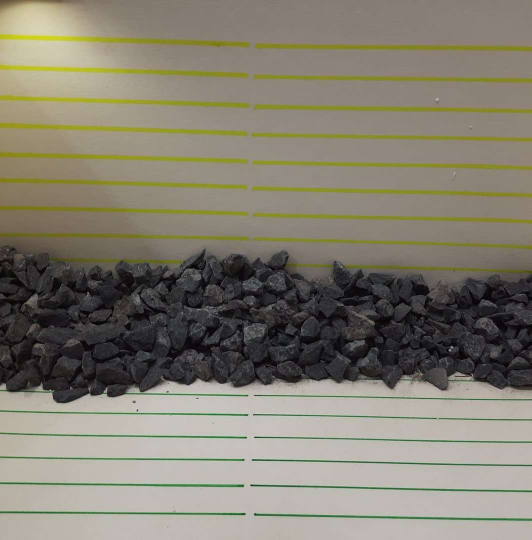
#> input picture Cygnet_Project/Images/cropped_images/3638.png, 1063 x 1080 px, found by its file name (shown at 1/2 size)
$ jupyter execute --allow-errors Scrap_volume_update_Yash.ipynb
#> lines starting #> are read from the running program, lines starting #| are printed output that depends on the picture; after the words box and inside, x2 and y2 are one past the last pixel; in counts of white or black regions, pixels touching at a corner belong together
[cell 1]
import numpy as np
import cv2
from google.colab.patches import cv2_imshow
import matplotlib.pyplot as plt
import albumentations as a
import warnings
from PIL import Image
import os
from pathlib import Path
from os import listdir
warnings.filterwarnings('ignore')

[cell 2]
class Lines:
  def __init__(self):
    return None

  ##### Volume Block
  def volume(self, filepath):
    self.filepath = filepath
    img = cv2.imread(self.filepath)


    ### Detect the Yellow color lines
    gr_img = cv2.cvtColor(img, cv2.COLOR_BGR2HSV)
    lower_range = np.array([25,100,20])
    upper_range = np.array([35,255,233])
    maskr = cv2.inRange(gr_img, lower_range, upper_range)


    ### Detect the Green color lines
    lower_range = np.array([40,25,20])
    upper_range = np.array([75,255, 255])
    maskg = cv2.inRange(gr_img, lower_range, upper_range)


    ### Joined the broken Green lines
    kernel = np.ones((1,20), np.uint8)
    d_im = cv2.dilate(maskg, kernel, iterations=2)
    e_img = cv2.erode(d_im, kernel, iterations=3)


    ### Remove the Folders
    !rm -rf "/content/masked_cropped_images"
    !rm -rf "/content/masked_images"


    ### Joined the broken Yellow lines
    kernel = np.ones((1,20), np.uint8)
    d_im = cv2.dilate(maskr, kernel, iterations=2)
    e_imr = cv2.erode(d_im, kernel, iterations=2)
    if not os.path.exists("/content/masked_images/"):
      os.mkdir("/content/masked_images/")
    cv2.imwrite("/content/masked_images/resultr.png",e_imr)
    cv2.imwrite("/content/masked_images/resultg.png",e_img)
    filepath = "/content/masked_images"


    ### Cropped the images vertically into 20 groups
    for i in os.listdir(filepath):
      if not i.startswith("."):
        input = filepath +"/"+ i
        filename, file_extension = os.path.splitext(input)
        im = Image.open(input)
        imgwidth, imgheight = im.size
        height = imgheight // 1
        width = imgwidth // 20
        for k in range(0, 1):
          for j in range(0, 20):
            box = (j * width, k * height, (j + 1) * width, (k + 1) * height)
            a = im.crop(box)
            if not os.path.exists("/content/masked_cropped_images/"):
              os.mkdir("/content/masked_cropped_images/")
            if not os.path.exists("/content/masked_cropped_images/"+i[:-4]):
              os.mkdir("/content/masked_cropped_images/"+i[:-4])
            a.save("/content/masked_cropped_images/" + i[:-4]+"/" + str(k) + "-" + str(j) + file_extension)


    ### Counted the lines
    filepath = "/content/masked_cropped_images/"
    h1r = 0
    f1r = 0
    for i in os.listdir(filepath):
      h1 = 0
      f1 = 0
      imagepath = "/content/masked_cropped_images/"+i
      for j in os.listdir(imagepath):
        full_ipath = cv2.imread(imagepath+"/"+j,0)
        h,f = cv2.threshold(full_ipath, 80, 255, cv2.THRESH_BINARY_INV)
        contours, hierarchy = cv2.findContours(f, cv2.RETR_EXTERNAL, cv2.CHAIN_APPROX_SIMPLE)
        lenr = len(contours) - 1
        lenr = 10 - lenr
        if(i == "resultr"):
          h1 = h1+lenr
          h1r = h1
        elif(i == "resultg"):
          f1 = f1+lenr
          f1r = f1


    ### Counted the Volume
    hf = ((((h1r/20)+1)*3)*(((f1r/20)+1)*3))
    print("Volume = ",(hf*0.5)*53.25)


    ### Remove the Folders
    !rm -rf "/content/masked_cropped_images"
    !rm -rf "/content/masked_images"


  ##### Metadata Block
  def metadata(self, filepath):
#> called with filepath = '/content/test_image/3638.png'
    self.filepath = filepath
    basename = os.path.basename(self.filepath)
    path = Path(basename).stem
    img = cv2.imread(self.filepath)
#> img is the input picture: shape (1080, 1063, 3); mean B, G, R 113.2, 127.7, 132.2


    ### Detect the Yellow color lines
    gr_img = cv2.cvtColor(img, cv2.COLOR_BGR2HSV)
#> gr_img: shape (1080, 1063, 3); mean H, S, V 39.5, 41.9, 133.8
    lower_range = np.array([25,100,20])
    upper_range = np.array([35,255,233])
    maskr = cv2.inRange(gr_img, lower_range, upper_range)
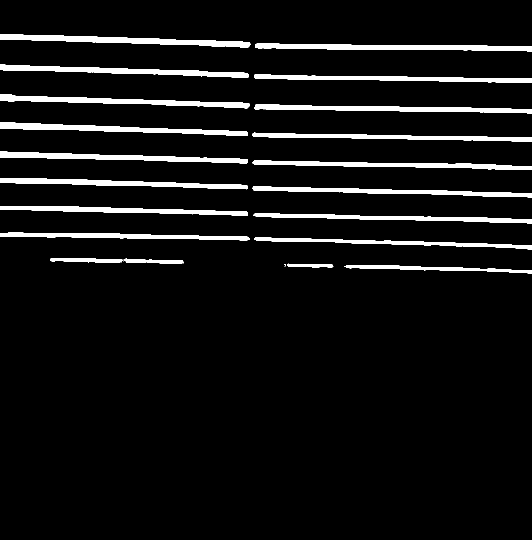
#> maskr: shape (1080, 1063) (shown at 1/2 size); 6.8% white; 22 white regions (2 under 20 px), largest, box (x1, y1, x2, y2) and area: (0, 68, 501, 95) 5453, (511, 87, 1063, 103) 5282, (0, 128, 498, 156) 4968


    ### Detect the Green color lines
    lower_range = np.array([40,25,20])
    upper_range = np.array([75,255, 255])
    maskg = cv2.inRange(gr_img, lower_range, upper_range)
#> maskg: shape (1080, 1063); 3.4% white; 39 white regions (19 under 20 px), largest, box (x1, y1, x2, y2) and area: (509, 1026, 1063, 1044) 4088, (0, 963, 490, 976) 3900, (0, 1020, 494, 1033) 3680
    if not os.path.exists("/content/"+path):
      os.mkdir("/content/"+path)
    if not os.path.exists("/content/"+path+"/masked_images/"):
      os.mkdir("/content/"+path+"/masked_images/")
    if not os.path.exists("/content/"+path+"/masked_images/result"):
      os.mkdir("/content/"+path+"/masked_images/result")
    cv2.imwrite("/content/"+path+"/masked_images/result/yellow.png",maskr)
    cv2.imwrite("/content/"+path+"/masked_images/result/green.png",maskg)


    ### Joined the broken Green lines
    kernel = np.ones((1,20), np.uint8)
    d_im = cv2.dilate(maskg, kernel, iterations=2)
#> d_im: shape (1080, 1063); 4.1% white; 17 white regions, largest, box (x1, y1, x2, y2) and area: (0, 1020, 1063, 1044) 8894, (0, 963, 1063, 986) 8518, (0, 864, 1063, 888) 7620
    e_img = cv2.erode(d_im, kernel, iterations=3)
#> e_img: shape (1080, 1063); 3.4% white; 12 white regions (1 under 20 px), largest, box (x1, y1, x2, y2) and area: (0, 1020, 1063, 1043) 7862, (0, 963, 1063, 985) 7441, (0, 864, 1063, 888) 6534


    ### Joined the broken Yellow lines
    kernel = np.ones((1,20), np.uint8)
    d_im = cv2.dilate(maskr, kernel, iterations=2)
#> d_im: shape (1080, 1063); 7.8% white; 10 white regions, largest, box (x1, y1, x2, y2) and area: (0, 68, 1063, 103) 11771, (0, 188, 1063, 227) 10928, (0, 128, 1063, 166) 10709
    e_imr = cv2.erode(d_im, kernel, iterations=2)
#> e_imr: shape (1080, 1063); 7% white; 10 white regions, largest, box (x1, y1, x2, y2) and area: (0, 68, 1063, 103) 10879, (0, 188, 1063, 227) 9908, (0, 128, 1063, 166) 9705
    if not os.path.exists("/content/"+path+"/masked_images/"):
      os.mkdir("/content/"+path+"/masked_images/")
    if not os.path.exists("/content/"+path+"/masked_images/joined"):
      os.mkdir("/content/"+path+"/masked_images/joined")
    cv2.imwrite("/content/"+path+"/masked_images/joined/yellow.png",e_imr)
    cv2.imwrite("/content/"+path+"/masked_images/joined/green.png",e_img)
    filepath = "/content/"+path+"/masked_images/joined"


    ### Draw and save the contours of joined images
    for j in os.listdir(filepath):
        img = filepath+"/"+j
        image = cv2.imread(img,0)
        thresh = cv2.threshold(image, 120, 255, cv2.THRESH_BINARY_INV)[1]

        cnts = cv2.findContours(thresh, cv2.RETR_EXTERNAL, cv2.CHAIN_APPROX_SIMPLE)
        cnts = cnts[0] if len(cnts) == 2 else cnts[1]
        image = cv2.cvtColor(image, cv2.COLOR_GRAY2BGR)
        lines = 0
        for c in cnts:
          cv2.drawContours(image, [c], -1, (0, 255, 0), 3)
          lines += 1
        if not os.path.exists("/content/"+path+"/masked_images/contours"):
          os.mkdir("/content/"+path+"/masked_images/contours")
        cv2.imwrite("/content/"+path+"/masked_images/contours/"+j,image)

    ### Cropped the images vertically into 10 groups
    for i in os.listdir(filepath):
      if not i.startswith("."):
        input = filepath +"/"+ i
        filename, file_extension = os.path.splitext(input)
        im = Image.open(input)
        imgwidth, imgheight = im.size
        height = imgheight // 1
        width = imgwidth // 20
        for k in range(0, 1):
          for j in range(0, 20):
            box = (j * width, k * height, (j + 1) * width, (k + 1) * height)
            a = im.crop(box)
            if not os.path.exists("/content/"+path+"/masked_cropped_images/"):
              os.mkdir("/content/"+path+"/masked_cropped_images/")
            if not os.path.exists("/content/"+path+"/masked_cropped_images/result"):
              os.mkdir("/content/"+path+"/masked_cropped_images/result")
            if not os.path.exists("/content/"+path+"/masked_cropped_images/result/"+i[:-4]):
              os.mkdir("/content/"+path+"/masked_cropped_images/result/"+i[:-4])
            a.save("/content/"+path+"/masked_cropped_images/result/" + i[:-4]+"/" + str(k) + "-" + str(j) + file_extension)


    ### Draw and save the contour lines of cropped images
    filepath = "/content/"+path+"/masked_cropped_images/result/"
    h1r = 0
    f1r = 0
    for i in os.listdir(filepath):
      h1 = 0
      f1 = 0
      imagepath = "/content/"+path+"/masked_cropped_images/result/"+i
      for j in os.listdir(imagepath):
        img = imagepath+"/"+j
        image = cv2.imread(img,0)
        thresh = cv2.threshold(image, 120, 255, cv2.THRESH_BINARY_INV)[1]

        cnts = cv2.findContours(thresh, cv2.RETR_EXTERNAL, cv2.CHAIN_APPROX_SIMPLE)
        cnts = cnts[0] if len(cnts) == 2 else cnts[1]
        image = cv2.cvtColor(image, cv2.COLOR_GRAY2BGR)
        lines = 0
        for c in cnts:
          cv2.drawContours(image, [c], -1, (0, 255, 0), 3)
          lines += 1
        if not os.path.exists("/content/"+path+"/masked_cropped_images/contour/"):
              os.mkdir("/content/"+path+"/masked_cropped_images/contour/")
        if not os.path.exists("/content/"+path+"/masked_cropped_images/contour/"+i):
              os.mkdir("/content/"+path+"/masked_cropped_images/contour/"+i)
        cv2.imwrite("/content/"+path+"/masked_cropped_images/contour/"+i+"/"+j,image)

L = Lines()

#> (a cell that did not finish here is left out)

#> (a cell that did not finish here is left out)


#> (a cell that did not finish here is left out)

#> call 2 of metadata, with filepath = '/content/test_image/4446.png'
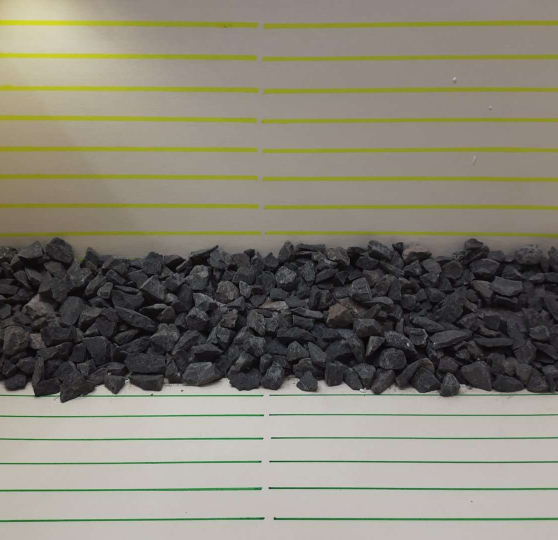
#> input picture Cygnet_Project/Images/cropped_images/4446.png, 1115 x 1080 px, found by its file name (shown at 1/2 size)
#> in metadata, img is the input picture: shape (1080, 1115, 3); mean B, G, R 115.7, 129, 132.7
#> in metadata (call 2), `gr_img = cv2.cvtColor(img, cv2.COLOR_BGR2HSV)`: gr_img: shape (1080, 1115, 3); mean H, S, V 45.8, 38.9, 134.7
#> in metadata (call 2), `maskr = cv2.inRange(gr_img, lower_range, upper_range)`: maskr: shape (1080, 1115); 6.7% white; 18 white regions (1 under 20 px), largest, box (x1, y1, x2, y2) and area: (527, 41, 1115, 58) 5786, (0, 39, 516, 56) 5727, (527, 174, 1115, 188) 5387
#> in metadata (call 2), `maskg = cv2.inRange(gr_img, lower_range, upper_range)`: maskg: shape (1080, 1115); 3.3% white; 17 white regions (2 under 20 px), largest, box (x1, y1, x2, y2) and area: (547, 1034, 1115, 1043) 4193, (0, 1033, 531, 1047) 4125, (0, 972, 525, 985) 3736
#> in metadata (call 2), `d_im = cv2.dilate(maskg, kernel, iterations=2)`: d_im: shape (1080, 1115); 3.8% white; 10 white regions, largest, box (x1, y1, x2, y2) and area: (0, 1033, 1115, 1047) 8998, (0, 972, 1115, 985) 7914, (0, 920, 1115, 932) 7487
#> in metadata (call 2), `e_img = cv2.erode(d_im, kernel, iterations=3)`: e_img: shape (1080, 1115); 3.4% white; 7 white regions, largest, box (x1, y1, x2, y2) and area: (0, 1034, 1115, 1047) 8399, (0, 974, 1115, 985) 7248, (0, 920, 1115, 931) 6871
#> in metadata (call 2), `d_im = cv2.dilate(maskr, kernel, iterations=2)`: d_im: shape (1080, 1115); 7.1% white; 10 white regions, largest, box (x1, y1, x2, y2) and area: (0, 39, 1115, 58) 12310, (0, 169, 1115, 188) 11380, (0, 104, 1115, 123) 11074
#> in metadata (call 2), `e_imr = cv2.erode(d_im, kernel, iterations=2)`:
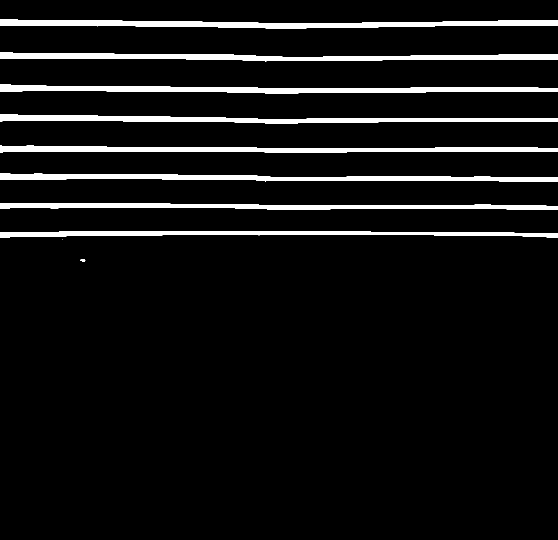
#> e_imr: shape (1080, 1115) (shown at 1/2 size); 6.8% white; 10 white regions (1 under 20 px), largest, box (x1, y1, x2, y2) and area: (0, 39, 1115, 58) 11704, (0, 169, 1115, 188) 10930, (0, 104, 1115, 123) 10564

#> (a cell that did not finish here is left out)


#> (a cell that did not finish here is left out)

#> call 3 of metadata, with filepath = '/content/test_image/5659.png'
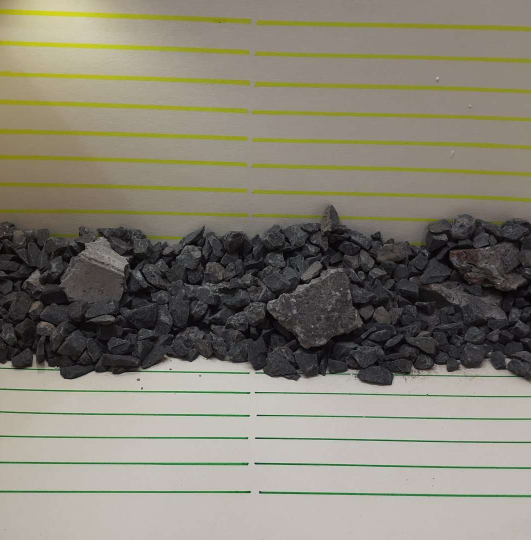
#> input picture Cygnet_Project/Images/cropped_images/5659.png, 1062 x 1080 px, found by its file name (shown at 1/2 size)
#> in metadata, img is the input picture: shape (1080, 1062, 3); mean B, G, R 115.6, 129.2, 133.6
#> in metadata (call 3), `gr_img = cv2.cvtColor(img, cv2.COLOR_BGR2HSV)`: gr_img: shape (1080, 1062, 3); mean H, S, V 42.6, 40, 135.2
#> in metadata (call 3), `maskr = cv2.inRange(gr_img, lower_range, upper_range)`: maskr: shape (1080, 1062); 6.4% white; 29 white regions (6 under 20 px), largest, box (x1, y1, x2, y2) and area: (0, 16, 503, 48) 5547, (513, 40, 1062, 63) 5192, (0, 80, 499, 110) 5039
#> in metadata (call 3), `maskg = cv2.inRange(gr_img, lower_range, upper_range)`: maskg: shape (1080, 1062); 3.2% white; 34 white regions (17 under 20 px), largest, box (x1, y1, x2, y2) and area: (0, 921, 499, 933) 4035, (518, 981, 1062, 997) 4031, (509, 925, 1062, 940) 3464
#> in metadata (call 3), `d_im = cv2.dilate(maskg, kernel, iterations=2)`: d_im: shape (1080, 1062); 3.9% white; 21 white regions, largest, box (x1, y1, x2, y2) and area: (0, 921, 1062, 940) 8348, (0, 979, 1062, 997) 8069, (0, 820, 1062, 842) 7454
#> in metadata (call 3), `e_img = cv2.erode(d_im, kernel, iterations=3)`: e_img: shape (1080, 1062); 3.2% white; 9 white regions, largest, box (x1, y1, x2, y2) and area: (0, 921, 1062, 940) 7439, (0, 979, 1062, 997) 7368, (0, 820, 1062, 842) 6364
#> in metadata (call 3), `d_im = cv2.dilate(maskr, kernel, iterations=2)`: d_im: shape (1080, 1062); 7.5% white; 15 white regions, largest, box (x1, y1, x2, y2) and area: (0, 16, 1062, 63) 12185, (0, 140, 1062, 187) 11359, (0, 80, 1062, 127) 11120
#> in metadata (call 3), `e_imr = cv2.erode(d_im, kernel, iterations=2)`:
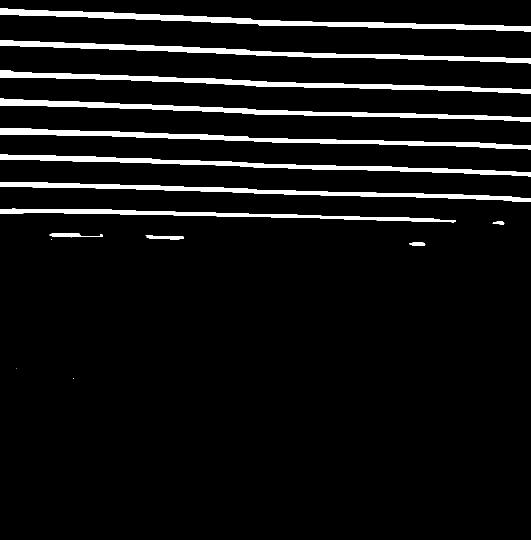
#> e_imr: shape (1080, 1062) (shown at 1/2 size); 6.5% white; 15 white regions (3 under 20 px), largest, box (x1, y1, x2, y2) and area: (0, 16, 1062, 63) 10859, (0, 140, 1062, 187) 9997, (0, 80, 1062, 127) 9754

#> (a cell that did not finish here is left out)


#> (a cell that did not finish here is left out)

#> call 4 of metadata, with filepath = '/content/test_image/1819.png'
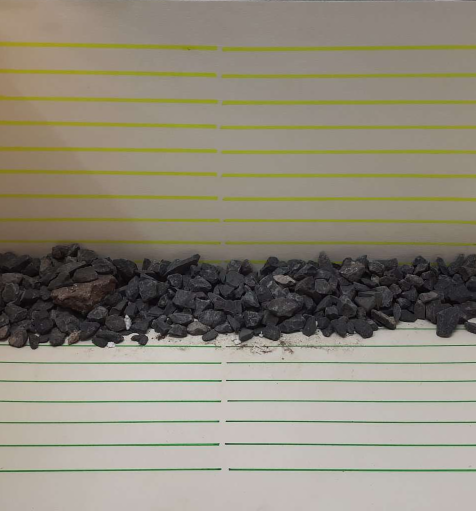
#> input picture Cygnet_Project/Images/cropped_images/1819.png, 951 x 1021 px, found by its file name (shown at 1/2 size)
#> in metadata, img is the input picture: shape (1021, 951, 3); mean B, G, R 122.3, 137.2, 142.9
#> in metadata (call 4), `gr_img = cv2.cvtColor(img, cv2.COLOR_BGR2HSV)`: gr_img: shape (1021, 951, 3); mean H, S, V 32.6, 42, 144.3
#> in metadata (call 4), `maskr = cv2.inRange(gr_img, lower_range, upper_range)`: maskr: shape (1021, 951); 6.4% white; 35 white regions (9 under 20 px), largest, box (x1, y1, x2, y2) and area: (445, 90, 951, 103) 4172, (445, 200, 951, 210) 3976, (0, 84, 435, 101) 3964
#> in metadata (call 4), `maskg = cv2.inRange(gr_img, lower_range, upper_range)`:
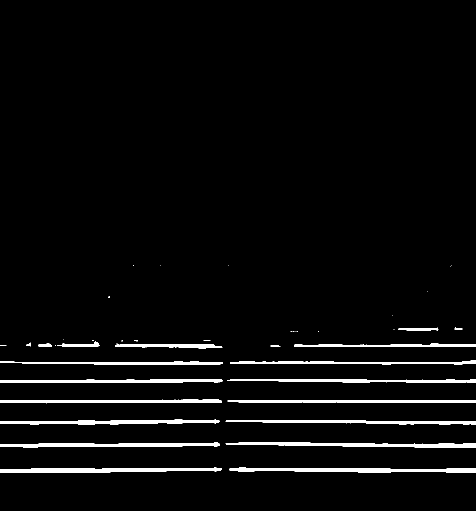
#> maskg: shape (1021, 951) (shown at 1/2 size); 3.7% white; 43 white regions (22 under 20 px), largest, box (x1, y1, x2, y2) and area: (459, 935, 951, 946) 3515, (0, 935, 444, 946) 3272, (451, 885, 951, 895) 3190
#> in metadata (call 4), `d_im = cv2.dilate(maskg, kernel, iterations=2)`: d_im: shape (1021, 951); 4.4% white; 23 white regions, largest, box (x1, y1, x2, y2) and area: (0, 935, 951, 946) 7491, (0, 885, 951, 895) 6759, (0, 839, 951, 849) 6214
#> in metadata (call 4), `e_img = cv2.erode(d_im, kernel, iterations=3)`:
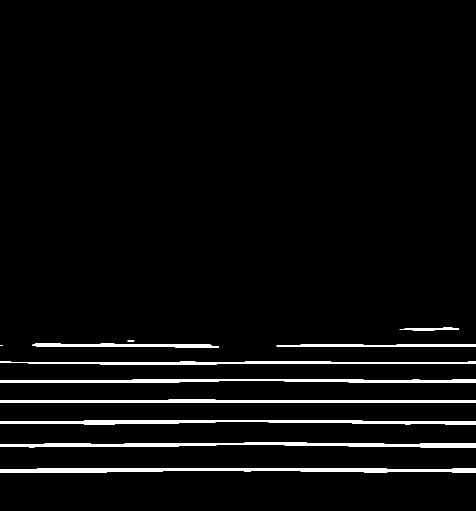
#> e_img: shape (1021, 951) (shown at 1/2 size); 3.7% white; 12 white regions (1 under 20 px), largest, box (x1, y1, x2, y2) and area: (0, 936, 951, 946) 6808, (0, 885, 951, 895) 6095, (0, 840, 951, 849) 5362
#> in metadata (call 4), `d_im = cv2.dilate(maskr, kernel, iterations=2)`:
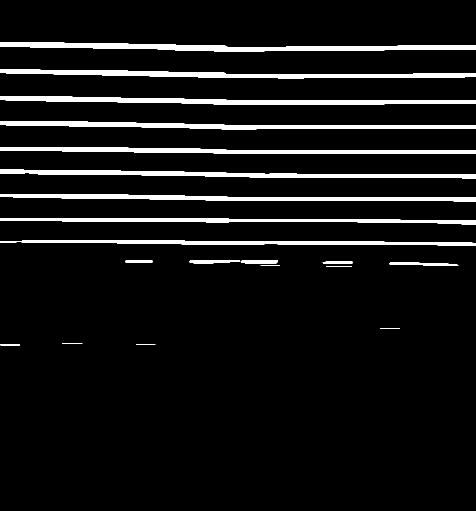
#> d_im: shape (1021, 951) (shown at 1/2 size); 7.1% white; 20 white regions, largest, box (x1, y1, x2, y2) and area: (0, 84, 951, 103) 8886, (0, 193, 951, 210) 8119, (0, 139, 951, 157) 7957
#> in metadata (call 4), `e_imr = cv2.erode(d_im, kernel, iterations=2)`:
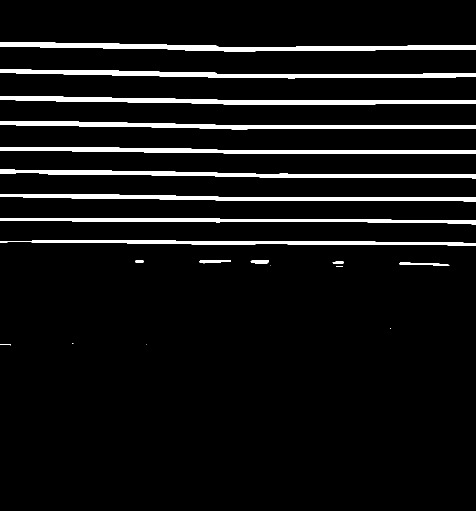
#> e_imr: shape (1021, 951) (shown at 1/2 size); 6.6% white; 20 white regions (5 under 20 px), largest, box (x1, y1, x2, y2) and area: (0, 84, 951, 103) 8354, (0, 193, 951, 210) 7701, (0, 139, 951, 157) 7443

#> (a cell that did not finish here is left out)
